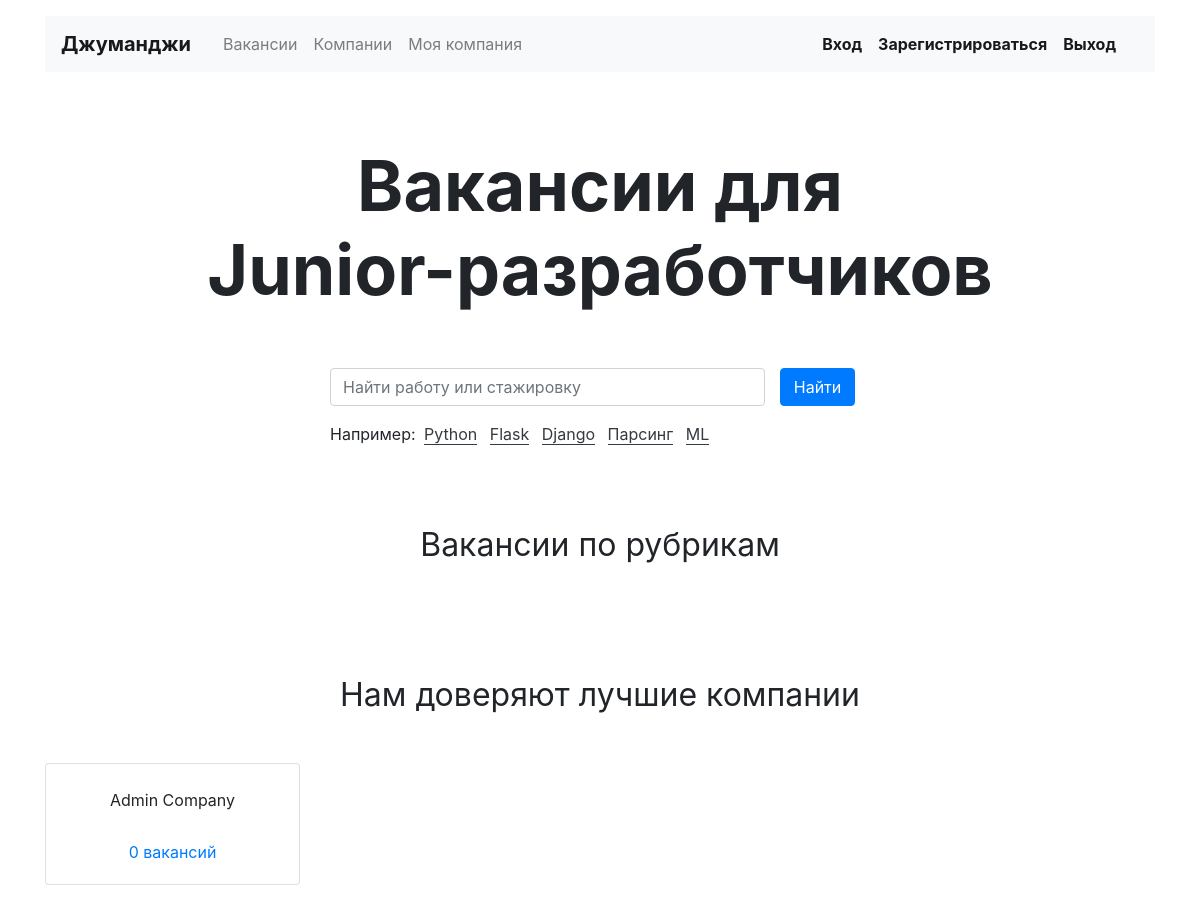
The app's page /, older data.
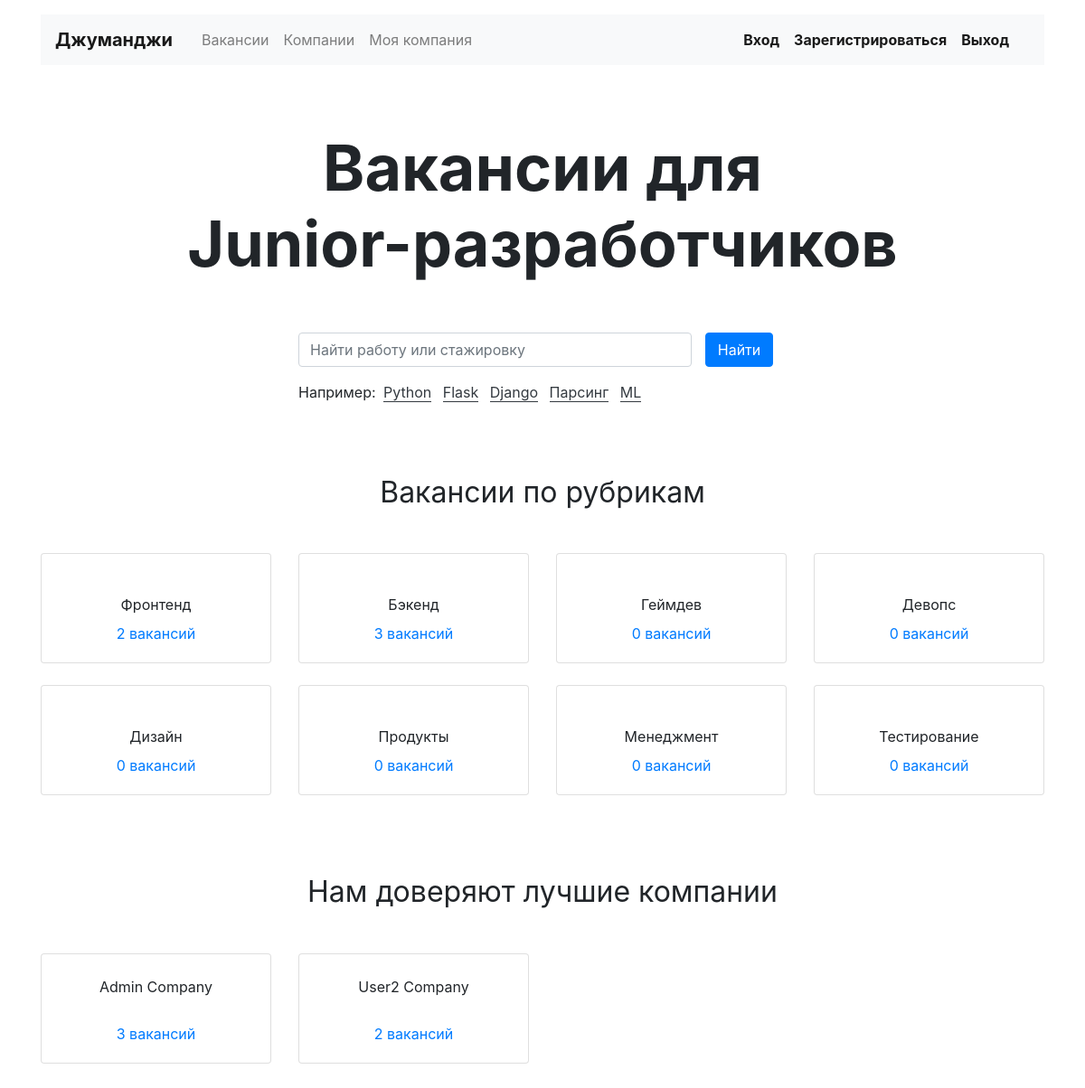
The same page, newer data.
### vacancy/models.py (models this page shows, shortened)
class Company(models.Model):
    name = models.CharField(max_length=200)
    location = models.CharField(max_length=200)
    logo = models.ImageField(upload_to=MEDIA_COMPANY_IMAGE_DIR, height_field='height_field', width_field='width_field')
    height_field = models.PositiveIntegerField(default=0)
    width_field = models.PositiveIntegerField(default=0)
    description = models.TextField()
    employee_count = models.IntegerField()
    owner = models.OneToOneField(get_user_model(), on_delete=models.CASCADE, null=True, related_name='company')

class Speciality(models.Model):
    title = models.CharField(max_length=200)
    code = models.CharField(max_length=200)
    height_field = models.PositiveIntegerField(default=0)
    width_field = models.PositiveIntegerField(default=0)

### vacancy/views.py (the view)
# urls.py: path('', views.main_view, name='main'),
def main_view(request):
    print(f'Request: {request.GET}')
    return render(
        request,
        'vacancy/index.html',
        context={
            'specialities': Speciality.objects.annotate(vacancy_count=Count('vacancies')),
            'companies': Company.objects.annotate(vacancy_count=Count('vacancies')),
        },
    )

### vacancy/templates/vacancy/index.html (shortened to what this page needs)
{% extends "vacancy/base.html" %}
{% load static %}
{% block main %}
  <main class="container mt-3">
    <section>
      <h1 class="h1 text-center mx-auto mt-4 py-5" style="font-size: 70px;"><strong>Вакансии для <br>Junior-разработчиков</strong></h1>
      <div class="row">
        <div class="col-12 col-md-8 col-lg-6 offset-lg-3 offset-md-2">
          <form class="form-inline mb-3" enctype="multipart/form-data">
            <div class="form-group col-8 col-md-10 pl-0">
              <input class="form-control w-100" type="search" placeholder="Найти работу или стажировку" aria-label="Найти работу или стажировку">
            </div>
            <div class="form-group col-4 col-md-2 pl-0">
              <button class="btn btn-primary w-100" type="submit">Найти</button>
            </div>
          </form>
          <p>Например:
            <a href="#" class="text-dark border-bottom border-dark m-1 text-decoration-none">Python</a>
            <a href="#" class="text-dark border-bottom border-dark m-1 text-decoration-none">Flask</a>
            <a href="#" class="text-dark border-bottom border-dark m-1 text-decoration-none">Django</a>
            <a href="#" class="text-dark border-bottom border-dark m-1 text-decoration-none">Парсинг</a>
            <a href="#" class="text-dark border-bottom border-dark m-1 text-decoration-none">ML</a>
          </p>
        </div>
      </div>
    </section>
    <section class="mt-5 pt-3">
      <h2 class="h2 font-weight-normal text-center mb-5">Вакансии по рубрикам</h2>
      <div class="row mb-0">
        {% for speciality in specialities %}
        <div class="col-6 col-md-6 col-lg-3">
          <div class="card pt-4 text-center mb-4">
            <div class="card-body">
              <p class="card-text mb-2">{{ speciality.title }}</p>
              <p class="card-text"><a href="{% url 'speciality' speciality.code %}">{{ speciality.vacancy_count }} вакансий</a></p>
            </div>
          </div>
        </div>
        {% endfor %}
      </div>
    </section>
    <section class="my-5 pt-3">
      <h2 class="h2 font-weight-normal text-center mb-5">Нам доверяют лучшие компании</h2>
      <div class="row mb-0">
      {% for company in companies %}
        <div class="col-6 col-md-6 col-lg-3">
          <div class="card pt-4 text-center mb-4">
            <p class="card-text mb-2">{{ company.name }}</p>
            <div class="card-body">
              <p class="card-text"><a href="{% url 'company' company.pk %}">{{ company.vacancy_count }} вакансий</a></p>
            </div>
          </div>
        </div>
      {% endfor %}
      </div>
    </section>
  </main>
{% endblock %}

### vacancy/templates/vacancy/base.html (shortened to what this page needs)
<!DOCTYPE html>
<html lang="ru">
<head>
  <link rel="stylesheet" href="https://stackpath.bootstrapcdn.com/bootstrap/4.3.1/css/bootstrap.min.css">
</head>
<body>
  <header class="container mt-3">
    <nav class="navbar navbar-expand-lg navbar-light bg-light">
      <a class="navbar-brand mr-4 font-weight-bold" href="{% url 'main'%}">Джуманджи</a>
      <div class="collapse navbar-collapse justify-content-between" id="navbarNav">
        <ul class="navbar-nav col-10">
          <li class="nav-item">
            <a class="nav-link" href="{% url 'vacancies' %}">Вакансии</a>
          </li>
          <li class="nav-item">
            <a class="nav-link" href="{% url 'companies' %}">Компании</a>
          </li>
          <li class="nav-item">
            <a class="nav-link" href="{% url 'company_edit' %}">Моя компания</a>
          </li>
        </ul>
        <ul class="navbar-nav col-2 justify-content-end">
          {% block action %}
          <li class="nav-item active">
            <a href="{% url 'login' %}" class="nav-link font-weight-bold">Вход</a>
          </li>
          <li class="nav-item active">
            <a href="{% url 'signup' %}" class="nav-link font-weight-bold">Зарегистрироваться</a>
          </li>
          <li class="nav-item active">
            <a href="{% url 'logout' %}" class="nav-link font-weight-bold">Выход</a>
          </li>
          {% endblock %}
        </ul>
      </div>
    </nav>
  </header>
{% block main %} {% endblock %}
</body>
</html>

Row changes from the older to the newer data that the page shows:
added Speciality: title "Фронтенд", vacancy_count "2"
added Speciality: title "Бэкенд", vacancy_count "3"
added Speciality: title "Геймдев", vacancy_count "0"
added Speciality: title "Девопс", vacancy_count "0"
added Speciality: title "Дизайн", vacancy_count "0"
added Speciality: title "Продукты", vacancy_count "0"
added Speciality: title "Менеджмент", vacancy_count "0"
added Speciality: title "Тестирование", vacancy_count "0"
computed for Company "Admin Company": vacancy_count "0" → "3"
added Company: name "User2 Company", vacancy_count "2"
